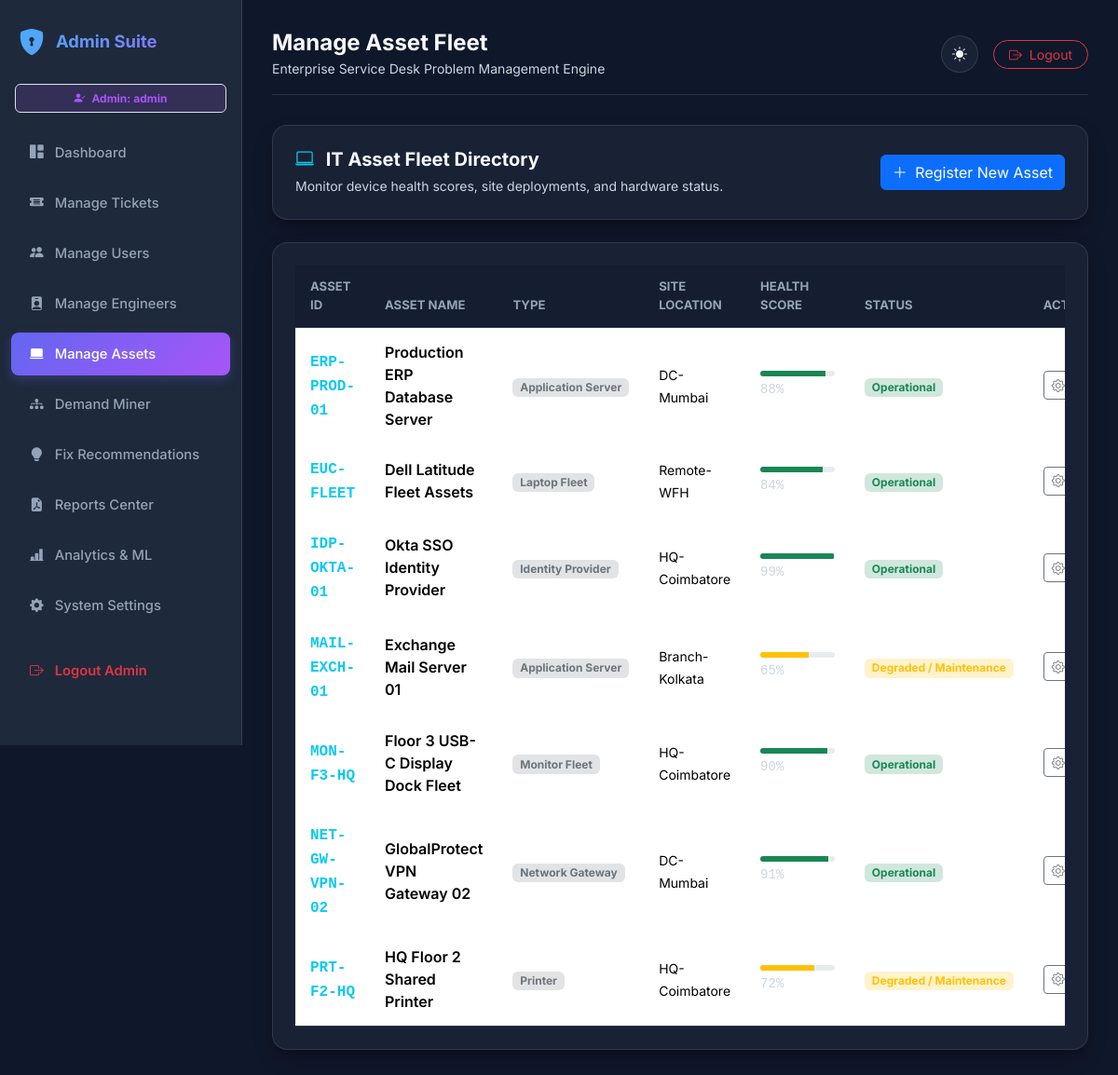
Screenshot of /admin/assets (signed in) with the database file from the repository.
### tables this page shows
CREATE TABLE assets (
            asset_id TEXT PRIMARY KEY,
            asset_name TEXT NOT NULL,
            asset_type TEXT NOT NULL,
            site TEXT NOT NULL,
            status TEXT DEFAULT 'Operational',
            health_score INTEGER DEFAULT 95
        );

### app.py (the view)
@app.route('/admin/assets')
@admin_required
def admin_assets():
    conn = get_db_connection()
    cursor = conn.cursor()
    cursor.execute("SELECT * FROM assets ORDER BY asset_id ASC")
    assets = [dict(r) for r in cursor.fetchall()]
    conn.close()
    return render_template('admin_assets.html', assets=assets)

### app.py (called while the page is built)
def get_active_workflow():
    conn = get_db_connection()
    cursor = conn.cursor()
    cursor.execute("SELECT value FROM system_config WHERE key = 'active_workflow'")
    row = cursor.fetchone()
    conn.close()
    return row['value'] if row else 'ai'

@app.context_processor
def inject_globals():
    return dict(active_workflow=get_active_workflow())

def admin_required(f):
    @wraps(f)
    def decorated_function(*args, **kwargs):
        if session.get('user_logged_in') and not session.get('admin_logged_in'):
            abort(403)
        if not session.get('admin_logged_in'):
            return redirect(url_for('admin_login', next=request.url))
        return f(*args, **kwargs)
    return decorated_function

### database.py (called while the page is built)
def get_db_connection():
    conn = sqlite3.connect(DB_PATH)
    conn.row_factory = sqlite3.Row
    return conn

### templates/admin_assets.html (shortened to what this page needs)
{% extends 'admin_base.html' %}
{% set active_page = 'admin_assets' %}
{% block page_title %}Manage Asset Fleet{% endblock %}
{% block content %}
<div class="glass-card p-4 mb-4">
    <div class="d-flex justify-content-between align-items-center">
        <div>
            <h5 class="fw-bold mb-1"><i class="bi bi-laptop text-info me-2"></i> IT Asset Fleet Directory</h5>
            <small class="text-muted">Monitor device health scores, site deployments, and hardware status.</small>
        </div>
        <button class="btn btn-primary" data-bs-toggle="modal" data-bs-target="#addAssetModal">
            <i class="bi bi-plus-lg me-1"></i> Register New Asset
        </button>
    </div>
</div>
<div class="glass-card p-4">
    <div class="table-responsive">
        <table class="table table-custom align-middle mb-0">
            <thead>
                <tr>
                    <th>Asset ID</th>
                    <th>Asset Name</th>
                    <th>Type</th>
                    <th>Site Location</th>
                    <th>Health Score</th>
                    <th>Status</th>
                    <th>Action</th>
                </tr>
            </thead>
            <tbody>
                {% for a in assets %}
                <tr>
                    <td><span class="fw-bold font-monospace text-info">{{ a.asset_id }}</span></td>
                    <td class="fw-semibold">{{ a.asset_name }}</td>
                    <td><span class="badge bg-secondary-subtle text-secondary">{{ a.asset_type }}</span></td>
                    <td><small>{{ a.site }}</small></td>
                    <td>
                        <div class="progress style-sm" style="height: 6px; width: 80px;">
                            <div class="progress-bar {% if a.health_score > 80 %}bg-success{% else %}bg-warning{% endif %}" style="width: {{ a.health_score }}%"></div>
                        </div>
                        <small class="font-monospace text-muted">{{ a.health_score }}%</small>
                    </td>
                    <td>
                        {% if a.status == 'Operational' %}
                        <span class="badge bg-success-subtle text-success">Operational</span>
                        {% else %}
                        <span class="badge bg-warning-subtle text-warning">Degraded / Maintenance</span>
                        {% endif %}
                    </td>
                    <td>
                        <button class="btn btn-sm btn-outline-secondary"><i class="bi bi-gear"></i></button>
                    </td>
                </tr>
                {% else %}
                <tr>
                    <td colspan="7" class="text-center py-4 text-muted">No assets registered.</td>
                </tr>
                {% endfor %}
            </tbody>
        </table>
    </div>
</div>
{% endblock %}

### static/css/style.css (style rules this page uses)
:root { --bg-primary: #0f172a; --bg-secondary: #1e293b; --bg-card: rgba(30, 41, 59, 0.7); --border-color: rgba(255, 255, 255, 0.1); --text-main: #f8fafc; --text-muted: #94a3b8; --accent-blue: #38bdf8; --accent-indigo: #6366f1; --accent-purple: #a855f7; --accent-green: #34d399; --accent-amber: #fbbf24; --accent-rose: #f43f5e; --shadow-main: 0 10px 25px -5px rgba(0, 0, 0, 0.3), 0 8px 10px -6px rgba(0, 0, 0, 0.3); }
body { background-color: var(--bg-primary); color: var(--text-main); font-family: 'Inter', system-ui, -apple-system, BlinkMacSystemFont, 'Segoe UI', Roboto, Oxygen, Ubuntu, Cantarell, sans-serif; min-height: 100vh; transition: background-color 0.3s ease, color 0.3s ease; }
.glass-card { background: var(--bg-card); backdrop-filter: blur(12px); -webkit-backdrop-filter: blur(12px); border: 1px solid var(--border-color); border-radius: 1rem; box-shadow: var(--shadow-main); transition: transform 0.2s ease, box-shadow 0.2s ease; }
.table-custom { color: var(--text-main); }
.table-custom th { background-color: rgba(15, 23, 42, 0.3); color: var(--text-muted); font-size: 0.82rem; text-transform: uppercase; border-bottom: 1px solid var(--border-color); padding: 0.85rem 1rem; }
.table-custom td { padding: 0.85rem 1rem; border-bottom: 1px solid var(--border-color); vertical-align: middle; }
[data-theme="dark"] .text-muted { color: #cbd5e1 !important; }

### rows the page displays
assets: asset_id "ERP-PROD-01", asset_name "Production ERP Database Server", asset_type "Application Server", site "DC-Mumbai", health_score "88", status "Operational"
assets: asset_id "EUC-FLEET", asset_name "Dell Latitude Fleet Assets", asset_type "Laptop Fleet", site "Remote-WFH", health_score "84", status "Operational"
assets: asset_id "IDP-OKTA-01", asset_name "Okta SSO Identity Provider", asset_type "Identity Provider", site "HQ-Coimbatore", health_score "99", status "Operational"
assets: asset_id "MAIL-EXCH-01", asset_name "Exchange Mail Server 01", asset_type "Application Server", site "Branch-Kolkata", health_score "65", status "Degraded / Maintenance"
assets: asset_id "MON-F3-HQ", asset_name "Floor 3 USB-C Display Dock Fleet", asset_type "Monitor Fleet", site "HQ-Coimbatore", health_score "90", status "Operational"
assets: asset_id "NET-GW-VPN-02", asset_name "GlobalProtect VPN Gateway 02", asset_type "Network Gateway", site "DC-Mumbai", health_score "91", status "Operational"
assets: asset_id "PRT-F2-HQ", asset_name "HQ Floor 2 Shared Printer", asset_type "Printer", site "HQ-Coimbatore", health_score "72", status "Degraded / Maintenance"

### other values shown
{{ session.get('admin_username', 'admin') }} "admin"
